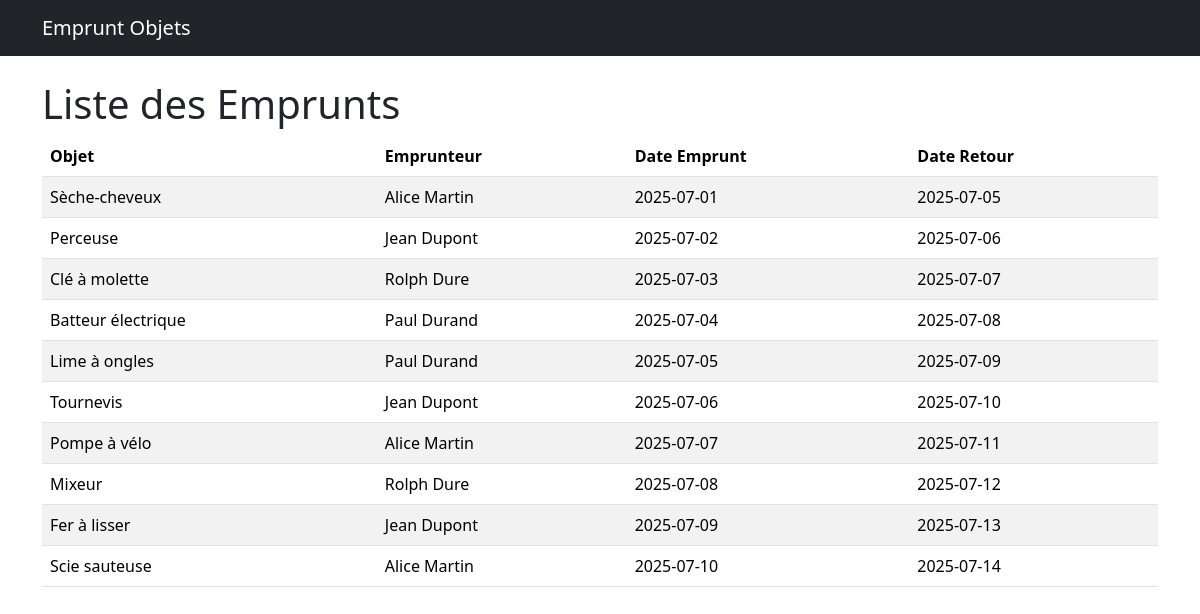
The page /page/emprunts.php (signed in) on the database its author committed.
### tables this page shows
CREATE TABLE emprunt (
    id_emprunt INT AUTO_INCREMENT PRIMARY KEY,
    id_objet INT,
    id_membre INT,
    date_emprunt DATE,
    date_retour DATE,
    FOREIGN KEY (id_objet) REFERENCES objet(id_objet),
    FOREIGN KEY (id_membre) REFERENCES membre(id_membre)
);

CREATE TABLE objet (
    id_objet INT AUTO_INCREMENT PRIMARY KEY,
    nom_objet VARCHAR(100),
    id_categorie INT,
    id_membre INT,
    FOREIGN KEY (id_categorie) REFERENCES categorie_objet(id_categorie),
    FOREIGN KEY (id_membre) REFERENCES membre(id_membre)
);

CREATE TABLE membre (
    id_membre INT AUTO_INCREMENT PRIMARY KEY,
    nom VARCHAR(100),
    date_naissance DATE,
    genre ENUM('Homme', 'Femme', 'Autre'),
    email VARCHAR(100),
    ville VARCHAR(100),
    mdp VARCHAR(255),
    image_profil VARCHAR(100)
);

### inc/function.php (called while the page is built, shortened)
<?php
function dbconnect() {
    try {
        $pdo = new PDO('mysql:host=localhost;dbname=emprunt_objet', 'root', '');
        $pdo->setAttribute(PDO::ATTR_ERRMODE, PDO::ERRMODE_EXCEPTION);
        return $pdo;
    } catch (PDOException $e) {
        die("Erreur de connexion : " . $e->getMessage());
    }
}
function getEmprunts() {
    $pdo = dbconnect();
    $stmt = $pdo->query("SELECT e.*, o.nom_objet, m.nom AS nom_membre
                         FROM emprunt e
                         JOIN objet o ON e.id_objet = o.id_objet
                         JOIN membre m ON e.id_membre = m.id_membre");
    return $stmt->fetchAll(PDO::FETCH_ASSOC);
}
?>

### page/emprunts.php (the view, shortened to what this page needs)
 <?php include('../inc/function.php'); ?>
<!DOCTYPE html>
<html lang="fr">
<head>
    <link href="../assets/css/bootstrap.min.css" rel="stylesheet">
</head>
<body>
    <nav class="navbar navbar-expand-lg navbar-dark bg-dark">
        <div class="container">
            <a class="navbar-brand" href="accueil.php">Emprunt Objets</a>
        </div>
    </nav>
    <div class="container mt-4">
        <h1>Liste des Emprunts</h1>
        <table class="table table-striped">
            <thead>
                <tr>
                    <th>Objet</th>
                    <th>Emprunteur</th>
                    <th>Date Emprunt</th>
                    <th>Date Retour</th>
                </tr>
            </thead>
            <tbody>
                <?php foreach (getEmprunts() as $row) : ?>
                    <tr>
                        <td><?= htmlspecialchars($row['nom_objet']) ?></td>
                        <td><?= htmlspecialchars($row['nom_membre']) ?></td>
                        <td><?= htmlspecialchars($row['date_emprunt']) ?></td>
                        <td><?= htmlspecialchars($row['date_retour']) ?></td>
                    </tr>
                <?php endforeach; ?>
            </tbody>
        </table>
    </div>
</body>
</html>

### rows shown on the page
emprunt: id_objet.nom_objet "Sèche-cheveux", id_membre.nom "Alice Martin", date_emprunt "2025-07-01", date_retour "2025-07-05"
emprunt: id_objet.nom_objet "Perceuse", id_membre.nom "Jean Dupont", date_emprunt "2025-07-02", date_retour "2025-07-06"
emprunt: id_objet.nom_objet "Clé à molette", id_membre.nom "Rolph Dure", date_emprunt "2025-07-03", date_retour "2025-07-07"
emprunt: id_objet.nom_objet "Batteur électrique", id_membre.nom "Paul Durand", date_emprunt "2025-07-04", date_retour "2025-07-08"
emprunt: id_objet.nom_objet "Lime à ongles", id_membre.nom "Paul Durand", date_emprunt "2025-07-05", date_retour "2025-07-09"
emprunt: id_objet.nom_objet "Tournevis", id_membre.nom "Jean Dupont", date_emprunt "2025-07-06", date_retour "2025-07-10"
emprunt: id_objet.nom_objet "Pompe à vélo", id_membre.nom "Alice Martin", date_emprunt "2025-07-07", date_retour "2025-07-11"
emprunt: id_objet.nom_objet "Mixeur", id_membre.nom "Rolph Dure", date_emprunt "2025-07-08", date_retour "2025-07-12"
emprunt: id_objet.nom_objet "Fer à lisser", id_membre.nom "Jean Dupont", date_emprunt "2025-07-09", date_retour "2025-07-13"
emprunt: id_objet.nom_objet "Scie sauteuse", id_membre.nom "Alice Martin", date_emprunt "2025-07-10", date_retour "2025-07-14"
